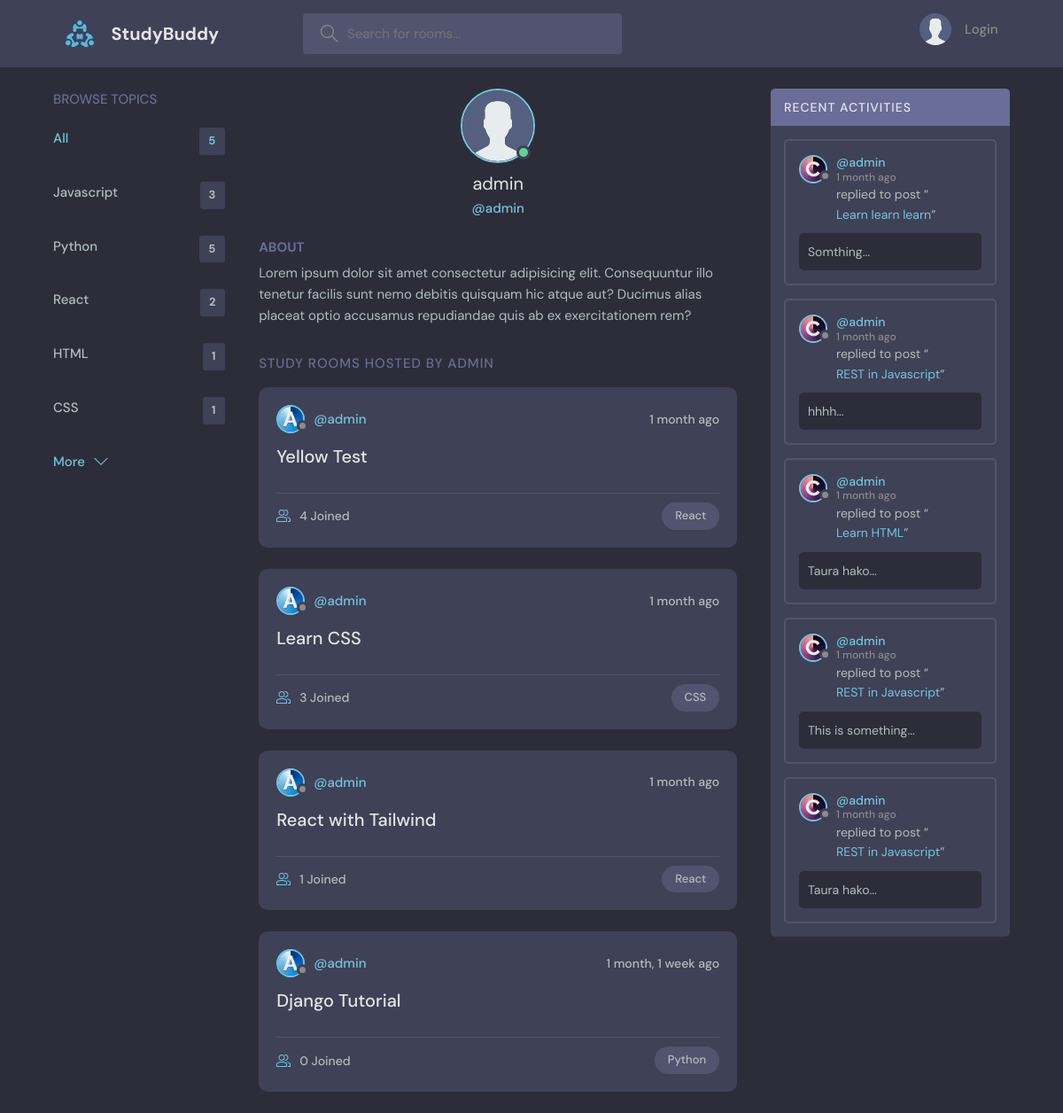
Page /profile/1/ on the committed database.
### base/models.py (models this page shows, shortened)
class Topic(models.Model):
    name = models.CharField(max_length=200)

class Room(models.Model):
    host = models.ForeignKey(User, on_delete=models.SET_NULL, null=True)
    topic = models.ForeignKey(Topic, on_delete=models.SET_NULL, null=True)
    name = models.CharField(max_length=200)
    description = models.TextField(null=True, blank=True)
    participants = models.ManyToManyField(User, related_name='participants', blank=True)
    updated = models.DateTimeField(auto_now=True)
    created = models.DateTimeField(auto_now_add=True)
    class Meta:
        ordering = ['-updated', '-created']
    def __str__(self):
        return self.name

class Message(models.Model):
    user = models.ForeignKey(User, on_delete=models.CASCADE)
    room = models.ForeignKey(Room, on_delete=models.CASCADE)
    body = models.TextField()
    updated = models.DateTimeField(auto_now=True)
    created = models.DateTimeField(auto_now_add=True)
    class Meta:
        ordering = ['-updated', '-created']
    def __str__(self):
        return self.body[0:50]

### base/views.py (the view)
# urls.py: path('profile/<str:pk>/', views.userProfile, name='user-profile'),
def userProfile(request, pk):
    user = User.objects.get(id=pk)
    rooms = user.room_set.all()
    room_messages = user.message_set.all()
    topics = Topic.objects.all()
    context = {
        'user': user,
        'rooms': rooms,
        'room_messages': room_messages,
        'topics': topics
        }
    return render(request, 'base/profile.html', context)

### base/templates/base/profile.html (shortened to what this page needs)
{% extends '__layouts/main.html' %}
{% load static %}
{% block content %}
<main class="profile-page layout layout--3">
    <div class="container">
      {% include 'base/topics_component.html' %}
      <div class="roomList">
        <div class="profile">
          <div class="profile__avatar">
            <div class="avatar avatar--large active">
              <img src="{% static 'img/avatar.svg' %}" />
            </div>
          </div>
          <div class="profile__info">
            <h3>{{ user.username }}</h3>
            <p>@{{ user.username }}</p>
          </div>
          <div class="profile__about">
            <h3>About</h3>
            <p>
              Lorem ipsum dolor sit amet consectetur adipisicing elit. Consequuntur illo tenetur
              facilis sunt nemo debitis quisquam hic atque aut? Ducimus alias placeat optio
              accusamus repudiandae quis ab ex exercitationem rem?
            </p>
          </div>
        </div>
        <div class="roomList__header">
          <div>
            <h2>Study Rooms Hosted by {{ user.username }}
            </h2>
          </div>
        </div>
        {% include 'base/feed_component.html' %}
      </div>
        {% include 'base/activity_component.html' %}
    </div>
  </main>
{% endblock %}

### templates/__layouts/main.html (shortened to what this page needs)
<!DOCTYPE html>
{% load static %}
<html lang="en">
  <head>
    <link rel="stylesheet" href="{% static 'css/main.css' %}" />
  </head>
  <body>
    {% include '__layouts/navbar.html' %}
    {% block content %}
    {% endblock %}
  </body>
</html>

### templates/__layouts/navbar.html (shortened to what this page needs)
{% load static %}
<header class="header header--loggedIn">
    <div class="container">
    <a href="{% url 'home' %}" class="header__logo">
        <img src="{% static 'img/logo.svg' %}" />
        <h1>StudyBuddy</h1>
    </a>
    <form mehod="GET" action="{% url 'home' %}" class="header__search">
        <label>
        <input type="text" name="q" placeholder="Search for rooms..." />
        </label>
    </form>
    <nav class="header__menu">
        {% if request.user.is_authenticated %}
        <div class="header__user">
            <a href="{% url 'user-profile' request.user.id %}">
                <div class="avatar avatar--medium active">
                    <img src="{% static 'img/a.png' %}" />
                </div>
                <p>Current User <span>@{{ request.user.username }}</span></p>
            </a>
            <button class="dropdown-button">
                <svg version="1.1" xmlns="http://www.w3.org/2000/svg" width="32" height="32" viewBox="0 0 32 32">
                    <title>chevron-down</title>
                    <path d="M16 21l-13-13h-3l16 16 16-16h-3l-13 13z"></path>
                </svg>
            </button>
        </div>
        {% else %}
        <a href="{% url 'login' %}">
            <img src="{% static 'img/avatar.svg' %}" />
            <p>Login</p>
        </a>
        {% endif %}
    </nav>
    </div>
</header>

### base/templates/base/topics_component.html
<div class="topics">
    <div class="topics__header">
    <h2>Browse Topics</h2>
    </div>
    <ul class="topics__list">
    <li>
        <a href="{% url 'home' %}" class="active">All <span>{{ topics.count }}</span></a>
    </li>
    {% for topic in topics %}
    <li>
        <a href="{% url 'home' %}?q={{ topic.name }}">{{ topic.name }} <span>{{ topic.room_set.all.count }}</span></a>
    </li>
    {% endfor %}
    </ul>
    <a class="btn btn--link" href="topics.html">
    More
    <svg version="1.1" xmlns="http://www.w3.org/2000/svg" width="32" height="32" viewBox="0 0 32 32">
        <title>chevron-down</title>
        <path d="M16 21l-13-13h-3l16 16 16-16h-3l-13 13z"></path>
    </svg>
    </a>
</div>

### base/templates/base/feed_component.html (shortened to what this page needs)
{% load static %}
{% for room in rooms %}
<div class="roomListRoom">
    <div class="roomListRoom__header">
        <a href="{% url 'user-profile' room.host.id %}" class="roomListRoom__author">
        <div class="avatar avatar--small">
            <img src="{% static 'img/a.png' %}" />
        </div>
        <span>@{{ room.host.username }}</span>
        </a>
        <div class="roomListRoom__actions">
        <span>{{ room.created|timesince }} ago</span>
        </div>
    </div>
    <div class="roomListRoom__content">
        <a href="{% url 'room' room.id %}">{{ room.name }}</a>
    </div>
    <div class="roomListRoom__meta">
        <a href="{% url 'room' room.id %}" class="roomListRoom__joined">
        {{ room.participants.all.count }} Joined
        </a>
        <p class="roomListRoom__topic">{{ room.topic.name }}</p>
    </div>
</div>
{% endfor %}

### base/templates/base/activity_component.html (shortened to what this page needs)
{% load static %}
<div class="activities">
    <div class="activities__header">
    <h2>Recent Activities</h2>
    </div>
    {% for message in room_messages %}
    <div class="activities__box">
        <div class="activities__boxHeader roomListRoom__header">
            <a href="{% url 'user-profile' message.user.id %}" class="roomListRoom__author">
            <div class="avatar avatar--small">
                <img src="{% static 'img/c.png' %}" />
            </div>
            <p>
                @{{ message.user }}
                <span>{{ message.created|timesince }} ago</span>
            </p>
            </a>
        </div>
        <div class="activities__boxContent">
            <p>replied to post “<a href="{% url 'room' message.room.id %}"> {{ message.room }} </a>”</p>
            <div class="activities__boxRoomContent">
                {{ message }}...
            </div>
        </div>
    </div>
    {% endfor %}
</div>

### rows in the picture
Topic: name "Javascript", room_set.all.count "3"
Topic: name "Python", room_set.all.count "5"
Topic: name "React", room_set.all.count "2"
Topic: name "HTML", room_set.all.count "1"
Topic: name "CSS", room_set.all.count "1"
Room: host.username "admin", created "1 month", name "Yellow Test", participants.all.count "4", topic.name "React"
Room: host.username "admin", created "1 month", name "Learn CSS", participants.all.count "3", topic.name "CSS"
Room: host.username "admin", created "1 month", name "React with Tailwind", participants.all.count "1", topic.name "React"
Room: host.username "admin", created "1 month, 1 week", name "Django Tutorial", participants.all.count "0", topic.name "Python"
Message: user "admin", created "1 month", room "Learn learn learn", body "Somthing"
Message: user "admin", created "1 month", room "REST in Javascript", body "hhhh"
Message: user "admin", created "1 month", room "Learn HTML", body "Taura hako"
Message: user "admin", created "1 month", room "REST in Javascript", body "This is something"
Message: user "admin", created "1 month", room "REST in Javascript", body "Taura hako"

### other values in the picture
{{ topics.count }} "5"
{{ user.username }} "admin"
{{ user.username }} "ADMIN"
